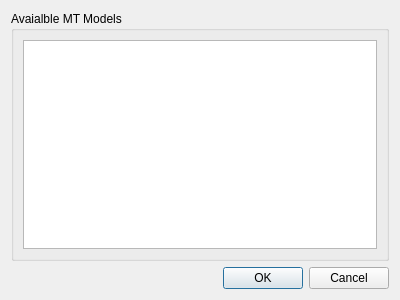
<?xml version="1.0" encoding="UTF-8"?>
<ui version="4.0">
 <class>Dialog</class>
 <widget class="QDialog" name="Dialog">
  <property name="geometry">
   <rect>
    <x>0</x>
    <y>0</y>
    <width>400</width>
    <height>300</height>
   </rect>
  </property>
  <property name="windowTitle">
   <string>Please choose an MT model to load...</string>
  </property>
  <layout class="QVBoxLayout" name="verticalLayout">
   <item>
    <widget class="QGroupBox" name="groupBox">
     <property name="title">
      <string>Avaialble MT Models</string>
     </property>
     <layout class="QVBoxLayout" name="verticalLayout_2">
      <item>
       <widget class="QTableView" name="selTableView">
        <property name="editTriggers">
         <set>QAbstractItemView::NoEditTriggers</set>
        </property>
        <property name="showDropIndicator" stdset="0">
         <bool>false</bool>
        </property>
        <property name="dragDropOverwriteMode">
         <bool>false</bool>
        </property>
        <property name="alternatingRowColors">
         <bool>false</bool>
        </property>
        <property name="selectionMode">
         <enum>QAbstractItemView::SingleSelection</enum>
        </property>
        <property name="selectionBehavior">
         <enum>QAbstractItemView::SelectRows</enum>
        </property>
        <property name="gridStyle">
         <enum>Qt::DashLine</enum>
        </property>
        <property name="sortingEnabled">
         <bool>true</bool>
        </property>
        <attribute name="verticalHeaderVisible">
         <bool>false</bool>
        </attribute>
       </widget>
      </item>
     </layout>
    </widget>
   </item>
   <item>
    <widget class="QDialogButtonBox" name="buttonBox">
     <property name="orientation">
      <enum>Qt::Horizontal</enum>
     </property>
     <property name="standardButtons">
      <set>QDialogButtonBox::Cancel|QDialogButtonBox::Ok</set>
     </property>
    </widget>
   </item>
  </layout>
 </widget>
 <resources/>
 <connections>
  <connection>
   <sender>buttonBox</sender>
   <signal>accepted()</signal>
   <receiver>Dialog</receiver>
   <slot>accept()</slot>
   <hints>
    <hint type="sourcelabel">
     <x>248</x>
     <y>254</y>
    </hint>
    <hint type="destinationlabel">
     <x>157</x>
     <y>274</y>
    </hint>
   </hints>
  </connection>
  <connection>
   <sender>buttonBox</sender>
   <signal>rejected()</signal>
   <receiver>Dialog</receiver>
   <slot>reject()</slot>
   <hints>
    <hint type="sourcelabel">
     <x>316</x>
     <y>260</y>
    </hint>
    <hint type="destinationlabel">
     <x>286</x>
     <y>274</y>
    </hint>
   </hints>
  </connection>
 </connections>
</ui>
